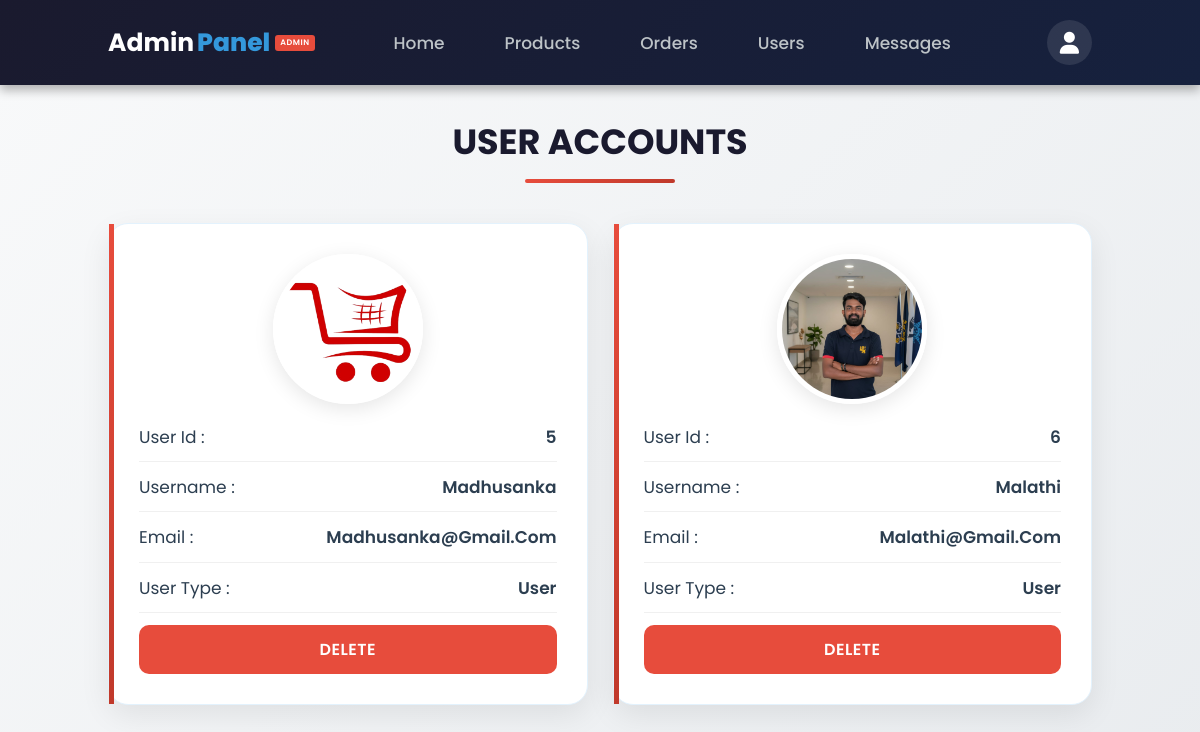
/admin_users.php (signed in), run on the app's committed database.
### tables this page shows
CREATE TABLE `users` (
  `id` int(100) NOT NULL,
  `name` varchar(100) NOT NULL,
  `email` varchar(100) NOT NULL,
  `password` varchar(100) NOT NULL,
  `user_type` varchar(20) NOT NULL DEFAULT 'user',
  `image` varchar(100) NOT NULL
);

### admin_users.php (the view, shortened to what this page needs)
<?php
@include 'config.php';
?>
<!DOCTYPE html>
<html lang="en">
<head>
   <link rel="stylesheet" href="https://cdnjs.cloudflare.com/ajax/libs/font-awesome/6.1.1/css/all.min.css">
   <link rel="stylesheet" href="css/home.css">
   <link rel="stylesheet" href="css/admin_user.css">
</head>
<body>
<?php include 'admin_header.php'; ?>
<section class="user-accounts">
   <h1 class="title">user accounts</h1>
   <div class="box-container">
      <?php
         $select_users = $conn->query("SELECT * FROM `users`");
         if($select_users->num_rows > 0){
            while($fetch_users = $select_users->fetch_assoc()){
               if($fetch_users['id'] == $admin_id) continue;
      ?>
      <div class="box">
         <img src="uploaded_img/<?= htmlspecialchars($fetch_users['image']); ?>" alt="">
         <p> user id : <span><?= htmlspecialchars($fetch_users['id']); ?></span></p>
         <p> username : <span><?= htmlspecialchars($fetch_users['name']); ?></span></p>
         <p> email : <span><?= htmlspecialchars($fetch_users['email']); ?></span></p>
         <p> user type : <span style=" color:<?php if($fetch_users['user_type'] == 'admin'){ echo 'orange'; } ?>"><?= htmlspecialchars($fetch_users['user_type']); ?></span></p>
         <a href="admin_users.php?delete=<?= $fetch_users['id']; ?>" onclick="return confirm('Are you sure you want to delete this user?');" class="delete-btn">delete</a>
      </div>
      <?php
            }
         } else {
            echo '<p class="empty">No users found!</p>';
         }
      ?>
   </div>
</section>
</body>
</html>

### css/home.css (style rules this page uses)
:root { --green: #27ae60; --dark-color: #219150; --black: #444; --light-color: #666; --border: .1rem solid rgba(0,0,0,.1); --border-hover: .1rem solid var(--black); --box-shadow: 0 .5rem 1rem rgba(0,0,0,.1); }
* { font-family: 'Poppins', sans-serif; margin: 0; padding: 0; box-sizing: border-box; outline: none; border: none; text-decoration: none; text-transform: capitalize; transition: all .2s linear; transition: width none; }
html { font-size: 62.5%; overflow-x: hidden; scroll-padding-top: 5rem; scroll-behavior: smooth; }
body { background: #f7f7f7; }
.title { text-align: center; margin-bottom: 2rem; position: relative; font-size: 3.5rem; color: var(--black); text-transform: uppercase; padding-bottom: 1rem; }
.title::after { content: ''; position: absolute; bottom: 0; left: 50%; transform: translateX(-50%); width: 10rem; height: .3rem; background: var(--green); }

### css/admin_user.css (style rules this page uses)
.user-accounts { padding: 5rem 9%; min-height: calc(100vh - 6.5rem); background: linear-gradient(135deg, #f8f9fa 0%, #e9ecef 100%); margin-top: 6.5rem; }
.user-accounts .title { text-align: center; margin-bottom: 4rem; position: relative; font-size: 3.5rem; color: #1a1a2e; text-transform: uppercase; padding-bottom: 1.5rem; }
.user-accounts .title::after { content: ''; position: absolute; bottom: 0; left: 50%; transform: translateX(-50%); width: 15rem; height: 4px; background: linear-gradient(90deg, #e74c3c, #c0392b); border-radius: 2px; }
.user-accounts .box-container { display: grid; grid-template-columns: repeat(auto-fill, minmax(35rem, 1fr)); gap: 3rem; }
.user-accounts .box { background: #fff; border-radius: 20px; padding: 3rem; text-align: center; position: relative; box-shadow: 0 10px 30px rgba(0, 0, 0, 0.08); border: 1px solid #e3f2fd; transition: all 0.4s ease; animation: slideInUp 0.5s ease backwards; display: flex; flex-direction: column; align-items: center; }
.user-accounts .box::before { content: ''; position: absolute; top: 0; left: 0; width: 5px; height: 100%; background: linear-gradient(to bottom, #e74c3c, #c0392b); }
.user-accounts .box img { height: 15rem; width: 15rem; object-fit: cover; border-radius: 50%; margin-bottom: 2rem; border: 5px solid #fff; box-shadow: 0 5px 20px rgba(0, 0, 0, 0.1); transition: all 0.3s ease; }
.user-accounts .box p { font-size: 1.7rem; color: #2c3e50; margin-bottom: 1.2rem; line-height: 1.6; width: 100%; display: flex; justify-content: space-between; align-items: center; padding-bottom: 1rem; border-bottom: 1px solid #f0f0f0; }
.user-accounts .box p span { color: #7f8c8d; text-align: right; font-weight: 500; max-width: 60%; word-break: break-word; }
.user-accounts .box p span:first-child { color: #2c3e50; font-weight: 600; min-width: 35%; }
.user-accounts .box .delete-btn { display: block; width: 100%; padding: 1.2rem; font-size: 1.6rem; font-weight: 600; background: #e74c3c; color: #fff; border: none; border-radius: 10px; cursor: pointer; transition: all 0.3s ease; text-align: center; text-transform: uppercase; letter-spacing: 0.5px; margin-top: auto; text-decoration: none; }
.user-accounts .box:nth-child(1) { animation-delay: 0.1s; }
.user-accounts .box:nth-child(2) { animation-delay: 0.2s; }
@media (max-width: 1200px) { .user-accounts .box-container { grid-template-columns: repeat(auto-fill, minmax(32rem, 1fr)); gap: 2.5rem; } }

### data on the page
users: image (picture), id "5", name "Madhusanka", email "Madhusanka@gmail.com", user_type "User"
users: image (picture), id "6", name "Malathi", email "Malathi@gmail.com", user_type "User"
